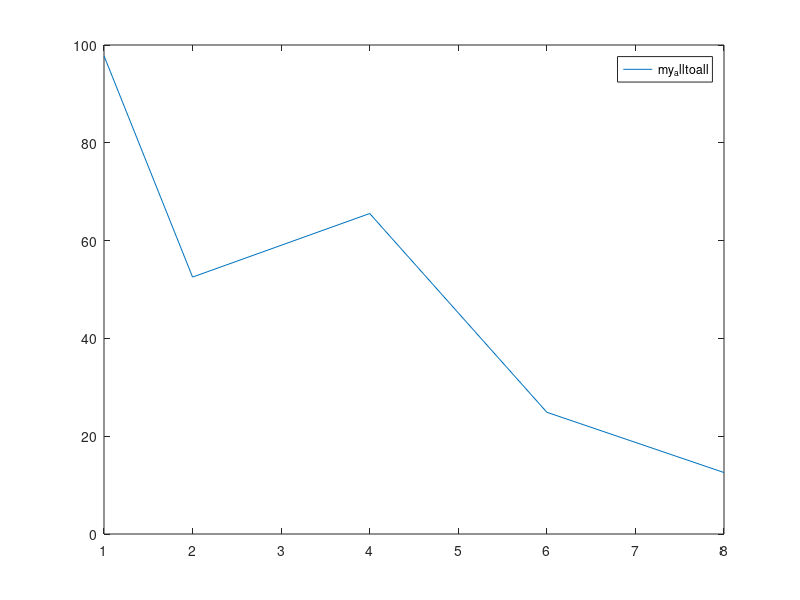

This figure's MATLAB source:

% datasize=500时不同进程数
comm_size=[1,2,4,6,8]
my=[0.006650,0.005727,0.007537,0.010132,0.001835];
mpi=[0.000068,0.000109,0.000115,0.000407,0.000146];
rate=my./mpi;
% 8个进程不同数据大小
datasize=[500,1000,1500,2000];
my_alltoall_8=[0.001835,0.008909,0.008407,1];
mpi_8=[0.000146,0.0011];
plot(comm_size,rate);
%plot(datasize,my_alltoall);
legend('my_alltoall','mpi_alltoall')
